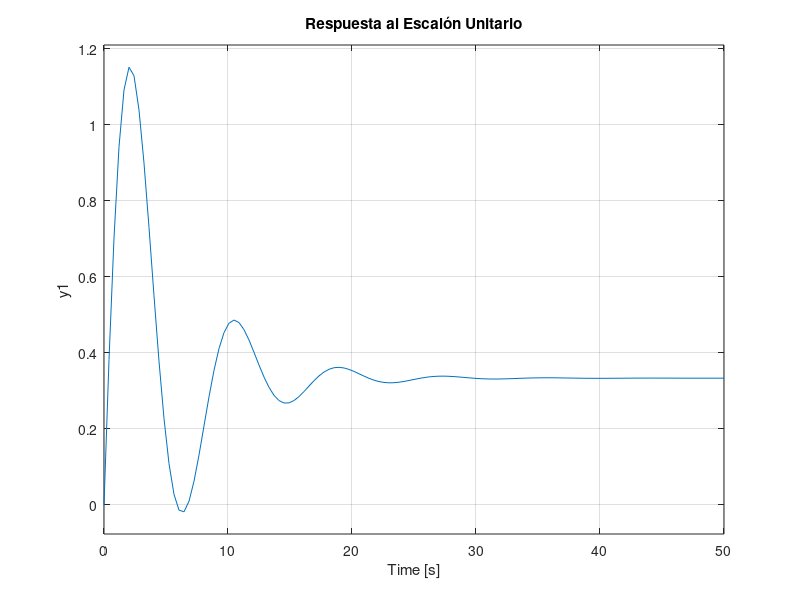

Here is the MATLAB script that generated this plot:
% Unidad N° 3 Ejercicio 1
close all; clear all; clc
pkg load control

% Ec Dif:
% 5DDy+2Dy+3y-5Dx-x=0

% 1.1 Determinar Y(s)/X(s)
% a) Primero
% y(t) -> Y(s)
% Dy(t) -> sY(s)
% DDy(t) -> s^2Y(s)
% x(t) -> X(s)
% Dx(t) -> sX(s)

% 5s^2Y(s) + 2sY(s) + 3Y(s) = 5sX(s) + X(s)

% b) Segundo
% Y(s)(5s^2+2s+3) = X(s)(5s+1)

% c) Tercero:
% Y(s)(5s^2+2s+3)/X(s) = (5s+1)
% Y(s)/X(s) = (5s+1)/(5s^2+2s+3)

% Definición de la variable s y la FdT
s = tf('s');
Ys_Xs = (5*s+1)/(5*s^2+2*s+3)


% 1.2 Determinar la estabilidad.
p = pole(Ys_Xs);

if real(p) < 0
  disp('Sistema Estable')
else
  disp('Sistema Inestable')
endif

%roots([5 2 3])


% 1.3 Simulación
step(Ys_Xs,50)
grid on;
title('Respuesta al Escalón Unitario');

% ramp(Ys_Xs,50)

disp('Terminado')
